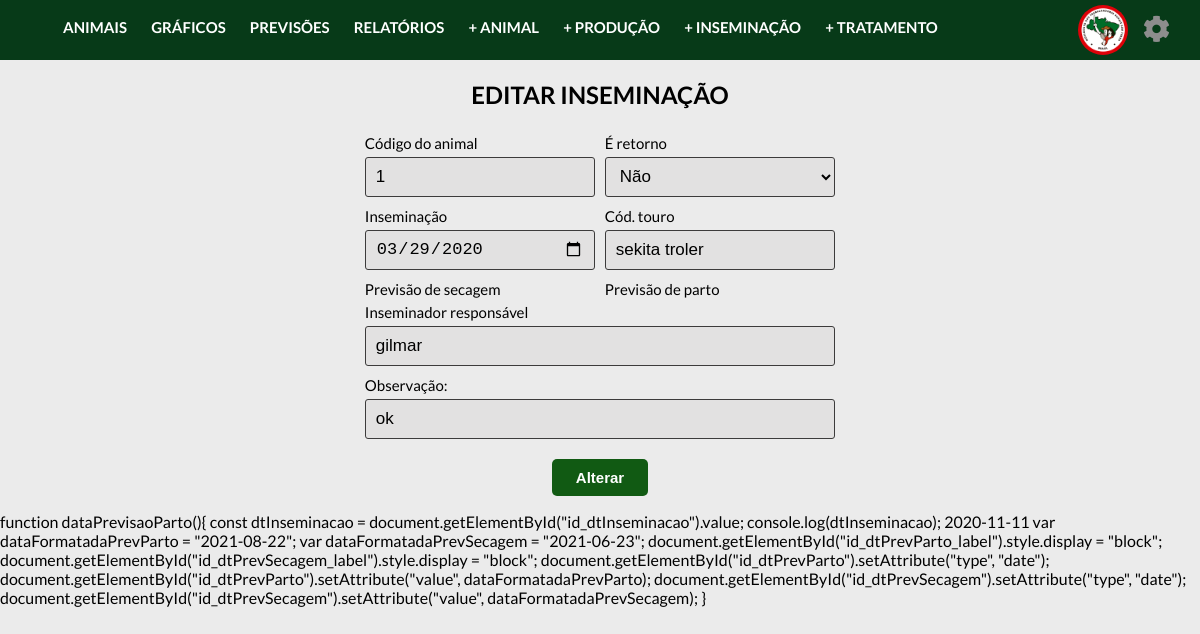
The page /controller/inseminacaoController.php?acao=altera&codInseminacao=11 on the database its author committed.
### tables this page shows
create table inseminacao(
  codInseminacao INTEGER AUTO_INCREMENT PRIMARY KEY,
  codAnimal INTEGER NOT NULL,
  dtInseminacao DATE NOT NULL,
  dtPrevSecagem DATE NOT NULL,
  dtPrevParto DATE NOT NULL,
  touroInseminador VARCHAR(20) NOT NULL,
  inseminadorResponsavel VARCHAR(40) NOT NULL,
  retorno VARCHAR(10) NOT NULL,
  obs TEXT,
   
  FOREIGN KEY (codAnimal) REFERENCES animal(codAnimal)
);

### controller/classes/Conexao.php (called while the page is built)
<?php
    class Conexao{
        public static $conexao;
        public static function conecta(){
            if(!isset(self::$conexao)){
                try{
                    self::$conexao = new PDO("mysql:host=localhost; dbname=projetointegrado", "admcooptar", "12345");
                }
                catch(PDOException $e){
                    echo "Erro de conexão: ". $e->getMessage();
                    die();
                }
            }
            return self::$conexao;
        }
    }
?>

### controller/classes/InseminacaoDAO.php (called while the page is built, shortened)
<?php
    require_once "Conexao.php";
    require_once "Inseminacao.php";
    class InseminacaoDAO{
        public $conexao;
        public function __construct(){
            $this->conexao = Conexao::conecta();
        }
        public function buscarAltera($codInseminacao){
            try{
                $query = $this->conexao->prepare("select * from inseminacao where codInseminacao = :i");
                $query->bindParam(":i", $codInseminacao);
                $query->execute();
                $registros = $query->fetchAll(PDO::FETCH_CLASS, "Inseminacao");
                return $registros[0];
            }
            catch(PDOException $e){
                echo "Erro no acesso aos dados: ". $e->getMessage();
            }
        }
    }
?>

### controller/classes/Inseminacao.php (called while the page is built, shortened)
<?php
    class Inseminacao{
        private $codAnimal;
        private $dtInseminacao;
        private $touroInseminador;
        private $inseminadorResponsavel;
        private $retorno;
        private $obs;
        public function getCodAnimal(){
            return $this->codAnimal;
        }
        public function getDtInseminacao(){
            return $this->dtInseminacao;
        }
        public function getTouroInseminador(){
            return $this->touroInseminador;
        }
        public function getInseminadorResponsavel(){
            return $this->inseminadorResponsavel;
        }
        public function getRetorno(){
            return $this->retorno;
        }
        public function getObs(){
            return $this->obs;
        }
    }
?>

### controller/views/alteraInseminacao.php (the view, shortened to what this page needs)
<main>
  <?php
    $codAnimal = isset($_POST['field_codAnimal']) ? $_POST['field_codAnimal'] : $inseminacao->getCodAnimal();
    $dtInseminacao = isset($_POST['field_dtInseminacao']) ? $_POST['field_dtInseminacao'] : $inseminacao->getDtInseminacao();
    $touroInseminador = isset($_POST['field_touroInseminador']) ? $_POST['field_touroInseminador'] : $inseminacao->getTouroInseminador();
    $inseminadorResponsavel = isset($_POST['field_inseminadorResponsavel']) ? $_POST['field_inseminadorResponsavel'] : $inseminacao->getInseminadorResponsavel();
    $retorno = isset($_POST['field_retorno']) ? $_POST['field_retorno'] : $inseminacao->getRetorno();
    $obs = isset($_POST['field_obs']) ? $_POST['field_obs'] : $inseminacao->getObs();
  ?>
<?php require_once("../includes/header.php");?>
<form action="" class="container-historicos" method="post" enctype="multipart/form-data">
  <h2>EDITAR INSEMINAÇÃO</h2>
  <div class="div-metade">
    <label class="label-cadastra" for="id_codAnimal">Código do animal </label>
    <input type="number" name="field_codAnimal" id="id_codAnimal" value="<?=$codAnimal?>" >
  </div>
  <div class="div-metade">
    <label class="label-cadastra" for="id_retorno">É retorno </label>
    <select name="field_retorno" id="id_retorno" required >
          <option value="Não" value="<?=$retorno?>">Não</option>
    </select>
  </div>
  <div class="div-metade" >
    <label class="label-cadastra" for="id_dtInseminacao">Inseminação </label>
    <input type="date" name="field_dtInseminacao" id="id_dtInseminacao" value="<?=$dtInseminacao?>" onclick="dataPrevisaoParto()" >
  </div>
  <div class="div-metade" >
    <label class="label-cadastra" for="id_touroInseminador">Cód. touro </label>
    <input type="text"  name="field_touroInseminador" maxlength="100" id="id_touroInseminador" value="<?=$touroInseminador?>"required>
  </div>
  <div class="div-metade" >
    <label class="label-cadastra" for="id_dtPrevSecagem" id="id_dtPrevSecagem_label">Previsão de secagem</label>
  </div>
  <div class="div-metade" >
    <label class="label-cadastra" for="id_dtPrevParto" id="id_dtPrevParto_label">Previsão de parto</label>
  </div>
  <div class="div-inteira">
    <label class="label-cadastra" for="id_inseminadorResponsavel">Inseminador responsável </label>
    <input type="text" name="field_inseminadorResponsavel" maxlength="100" id="id_inseminadorResponsavel" value="<?=$inseminadorResponsavel?>" required>
  </div>
  <div class="div-inteira">
    <label class="label-cadastra" for="id_obs">Observação: </label>
    <input type="text" name="field_obs" maxlength="100" id="id_obs" value="<?=$obs?>">
  </div>
  <button name="adiciona" class="button-form" type="submit">Alterar</button>
</form>
function dataPrevisaoParto(){
  const dtInseminacao = document.getElementById("id_dtInseminacao").value;
  console.log(dtInseminacao);
    <?=
  $inseminacaophp = "2020-11-11";
  $dataFormatadaPrevParto = date('Y-m-d', strtotime("+284 days",strtotime($inseminacaophp)));
  $dataFormatadaPrevSecagem =  date('Y-m-d', strtotime("+224 days",strtotime($inseminacaophp)));
  ?>
    var dataFormatadaPrevParto =  "<?php echo $dataFormatadaPrevParto;?>";
    var dataFormatadaPrevSecagem = "<?php echo $dataFormatadaPrevSecagem;?>";
    document.getElementById("id_dtPrevParto_label").style.display = "block";
    document.getElementById("id_dtPrevSecagem_label").style.display = "block";
    document.getElementById("id_dtPrevParto").setAttribute("type", "date");
    document.getElementById("id_dtPrevParto").setAttribute("value", dataFormatadaPrevParto);
    document.getElementById("id_dtPrevSecagem").setAttribute("type", "date");
    document.getElementById("id_dtPrevSecagem").setAttribute("value", dataFormatadaPrevSecagem);
}

### css/style.css (style rules this page uses)
:root { --primary-color: #073a18; }
body { font-family: 'Lato', sans-serif; margin: 0; transition: transform 0.3s; background-color: #ebebeb; }
button, input[type='submit'] { border: 0; border-radius: 5px; color: #fff; cursor: pointer; padding: 8px 12px; }

### css/adicionar-animal.css (style rules this page uses)
.container-historicos { display: flex; flex-direction: row; justify-content: flex-start; flex-wrap: wrap; margin-left: 30%; width: 40%; }
input[type=date], input[type=text], input[type=file], select, input[type=number], input[type=password], input[type=checkbox] { background-color: #e2e1e1; width: 100%; padding: 6px 10px; margin: 5px 0 5px 0; display: inline-block; border: 1.8px solid #3c3b3b; box-sizing: border-box; border-radius: 3px; font-size: 17px; cursor: pointer; height: 40px; }
.label-cadastra { width: 100%; margin: 5px 0 0 0; display: block; box-sizing: border-box; font-size: 15px; }
.container-historicos h2 { width: 100%; text-align: center; }
.button-form { background-color: #115a13; color: white; padding: 10px; margin: 15px 0 0 40%; border: none; cursor: pointer; width: 20%; font-size: 15px; font-weight: bold; }
.div-metade { width: 48%; margin: 0 1% 0 1%; }
.div-inteira { width: 98%; margin: 0 1% 0 1%; }

### rows shown on the page
inseminacao: field_codAnimal "1", field_dtInseminacao "03/29/2020", field_touroInseminador "sekita troler", field_inseminadorResponsavel "gilmar", field_obs "ok"

### other values the page prints
$inseminacaophp = "2020-11-11" "2020-11-11"
$dataFormatadaPrevParto "2021-08-22"
$dataFormatadaPrevSecagem "2021-06-23"
